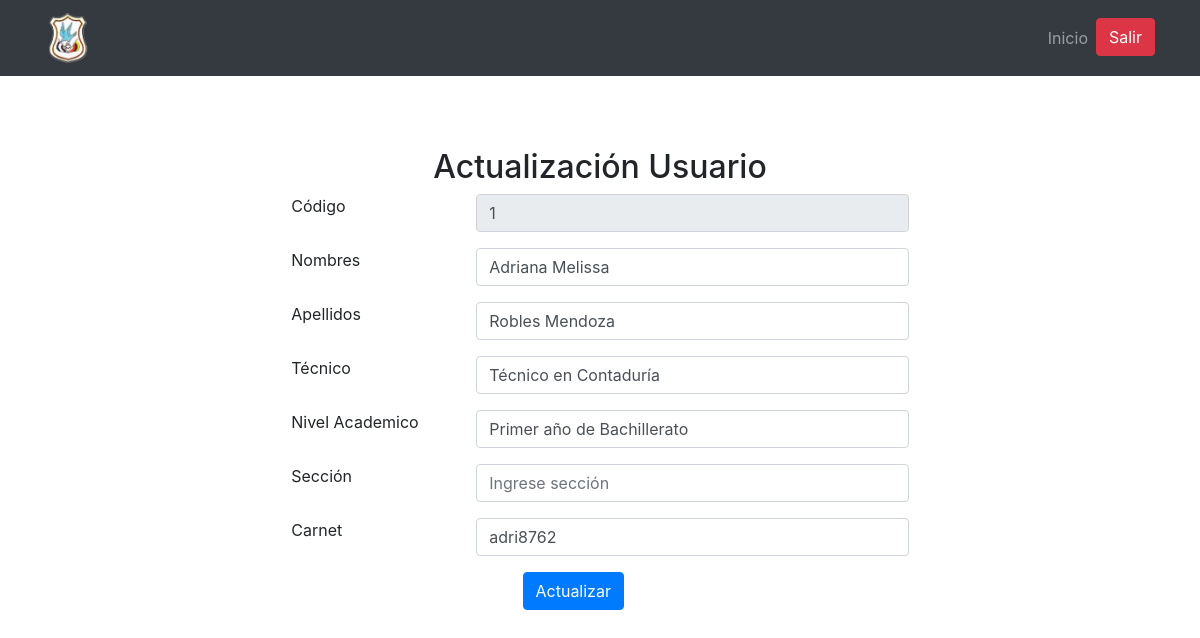
The app's page /proyectopoo/formularios/actualizarusuario.php?cod=1 with its own data.
### tables this page shows
CREATE TABLE `registro` (
  `id_Usuario` int(11) NOT NULL,
  `nombre_usuario` varchar(25) NOT NULL,
  `nombres` varchar(50) NOT NULL,
  `apellidos` varchar(50) NOT NULL,
  `especialidad` varchar(40) NOT NULL,
  `nivel` varchar(50) NOT NULL,
  `seccion` varchar(3) NOT NULL,
  `carnet` varchar(10) NOT NULL
);

### proyectopoo/formularios/actualizarusuario.php (the view, shortened to what this page needs)
<?php
    include 'conexion.php';
    $codigo=$_GET['cod'];
    $sql="SELECT * FROM registro WHERE id_Usuario='$codigo'";
    $resultado = mysqli_query($conexion,$sql);
    while ($fila = mysqli_fetch_array($resultado)) {
          $codigo=$fila['id_Usuario'];
          $nombre=$fila['nombres'];
          $apellidos=$fila['apellidos'];
          $especialidad=$fila['especialidad'];
          $nivel=$fila['nivel'];
          $seccion=$fila['seccion'];
          $carnet=$fila['carnet'];
        }
?>
<!DOCTYPE html>
<html lang="en">
<head>
  <link rel="stylesheet" href="../css/style.css">
  <link rel="stylesheet" href="../css/bootstrap.css">
</head>
<body>
  <nav class="navbar navbar-expand-sm navbar-dark bg-dark">
      <div class="container">
          <a class="navbar-brand" href="#">
    <img src="../imagenes/Insibo.png" width="50" height="50" class="d-inline-block align-top" alt="">
  </a>
      <div class="collapse navbar-collapse" id="navMenu">
        <ul class="navbar-nav ml-auto mt-2 mt-lg-0">
          <li class="nav-item">
            <a class="nav-link" href="#">Inicio</a>
          </li>
          <li class="nav-item">
            <a class="btn btn-danger" href="Sesion.php">Salir</a>
          </li>
        </ul>
      </div>
      </div>
    </nav>
  <br>
  <br>
  <br>
<div class="container">
    <h2 class="text-center">Actualización Usuario</h2>
<form class="form-horizontal" role="form" method="post" action="CodigoActualizar_usua.php">
  <div class="form-group " style="display: flex; justify-content: center">
    <label for="id_Usuario" class="col-lg-2 control-label ">Código</label>
    <div class="col-lg-5 center">
      <input type="text" class="form-control" value="<?php echo $codigo; ?>" name="id_Usuario" readonly>
    </div>
  </div>
  <div class="form-group " style="display: flex; justify-content: center">
    <label for="nombres" class="col-lg-2 control-label ">Nombres</label>
    <div class="col-lg-5 center">
      <input type="text" class="form-control" value="<?php echo $nombre; ?>" name="nombres"
             placeholder="Ingrese nombres">
    </div>
  </div>
  <div class="form-group " style="display: flex; justify-content: center">
    <label for="apellidos" class="col-lg-2 control-label ">Apellidos</label>
    <div class="col-lg-5 center">
      <input type="text" class="form-control" value="<?php echo $apellidos; ?>"  name="apellidos"
             placeholder="Ingrese apellidos">
    </div>
  </div>
  <div class="form-group " style="display: flex; justify-content: center">
    <label for="especialidad" class="col-lg-2 control-label ">Técnico</label>
    <div class="col-lg-5 center">
      <input type="text" class="form-control" value="<?php echo $especialidad; ?>" name="especialidad"
             placeholder="Ingrese su especialidad">
    </div>
  </div>
  <div class="form-group" style="display: flex; justify-content: center">
    <label for="nivel" class="col-lg-2 control-label">Nivel Academico</label>
    <div class="col-lg-5">
      <input type="text" class="form-control" value="<?php echo $nivel; ?>" name="nivel"
             placeholder="Ingrese si nivel academico">
    </div>
  </div>
  <div class="form-group" style="display: flex; justify-content: center">
    <label for="seccion" class="col-lg-2 control-label">Sección</label>
    <div class="col-lg-5">
      <input type="text" class="form-control" value="<?php echo $seccion; ?>" name="seccion"
             placeholder="Ingrese sección">
    </div>
  </div>
  <div class="form-group" style="display: flex; justify-content: center">
    <label for="carnet" class="col-lg-2 control-label">Carnet</label>
    <div class="col-lg-5">
      <input type="text" class="form-control" value="<?php echo $carnet; ?>" name="carnet"
             placeholder="Ingrese carnet">
    </div>
  </div>
  <div class="form-group" style="display: flex; justify-content: center">
    <div class=" col-lg-2">
      <button type="submit" class="btn btn-primary">Actualizar</button>
    </div>
  </div>
</form>
</div>
</body>
</html>

### records on screen
registro: id_Usuario "1", nombres "Adriana Melissa", apellidos "Robles Mendoza", especialidad "Técnico en Contaduría", nivel "Primer año de Bachillerato", carnet "adri8762"
